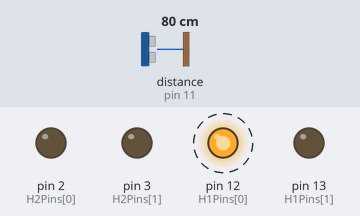
Bench run of a sketch on a simulated Arduino Uno, built with avr-gcc and run on an emulated ATmega328P. Parts: output pins drawn as LEDs (lit = HIGH). Wiring (inferred from the names in the program): ultrasonic range finder: trigger pin 10; echo pin 11. Dashed ring = blinking. Inputs (shaded band) come from the test bench; at power-on: distance to the obstacle (sensor on pin 11) 80 cm. The echo pulse lasts 58.3 µs per cm; pins used as bus, display or sensor lines are not drawn.

Above: at 1.5 s.
1.6 s: distance to the obstacle (sensor on pin 11) set to 2 cm
At 3.4 s:
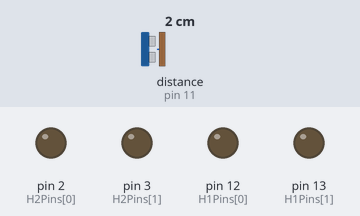
4.1 s: distance to the obstacle (sensor on pin 11) set to 59 cm
5.9 s: distance to the obstacle (sensor on pin 11) set to 66 cm
At 6.23 s:
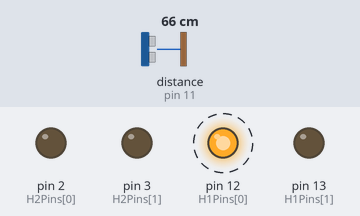
9.4 s: distance to the obstacle (sensor on pin 11) set to 4 cm
At 10.0 s:
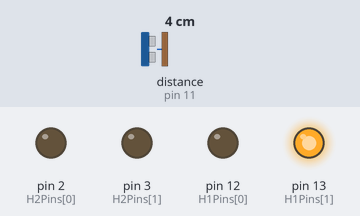
Timing chart, 0 to 12.4 s (numbered marks = the images above; inputs shaded):
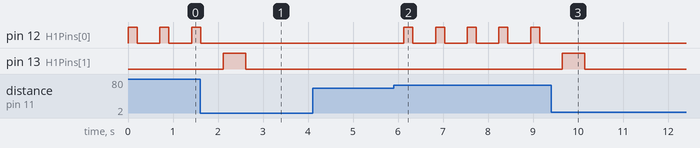

Measured:
- the behaviour switches between 61 and 62 cm on distance to the obstacle (sensor on pin 11) (found by bisection; images 1 and 2)
- after the input at 1.6 s, pin 12 (H1Pins[0]): goes on until 1.6 s, then stays LOW; pin 13 (H1Pins[1]): LOW → HIGH after 0.52 s, → LOW 0.50 s later
- after the input at 4.1 s, every drawn part: stays the same
- after the input at 5.9 s, pin 12 (H1Pins[0]): alternates HIGH for 0.20 s and LOW for 0.50 s, starting after 0.23 s
- after the input at 9.4 s, pin 12 (H1Pins[0]): stops changing and stays LOW; pin 13 (H1Pins[1]): LOW → HIGH after 0.25 s, → LOW 0.50 s later
- by itself, pin 12 (H1Pins[0]): alternates HIGH for 0.20 s and LOW for 0.51 s

The sketch:

Project.ino
```cpp
//H-brigdes 2 on rc car pins control output to them.
// H1-pins for forward and reverse.
// H2-pins for left and right turning.
//first pin put into array makes it the forward going pin

int H1Pins[] = {12,13};
int H2Pins[] = {2,3};

//for sonic sensor
#define trig 10
#define echo 11

//for control of H bridges motor can go forward, reverse
//or coast. I have prototypes for quick refrence.
//basicaly spins motors in opposite directions/ than stops motor is coasting
void forward(int HPins[]);
void reverse(int HPins[]);
void coasting(int HPins[]);


void setup() {
for(int i = 0; i <2; i++){
  pinMode(H1Pins[i], OUTPUT);
  pinMode(H2Pins[i], OUTPUT);
}
  pinMode(trig,OUTPUT);
  pinMode(echo, INPUT);
}
bool first = true;
void loop() {
if(DistanceToObject(trig,echo) >60)
{
  first = true;
  forward(H1Pins);
}
else
  {
   if(first)
   {
    first = false;
    reverse(H1Pins);
    delay(500);
   }

  coasting(H1Pins);
  }
  delay(200);
  coasting(H1Pins);
  delay(500);
}

void forward(int HPins[]){
  digitalWrite(HPins[0], HIGH);
  digitalWrite(HPins[1], LOW);
}
void reverse(int HPins[]){
  digitalWrite(HPins[0], LOW);
  digitalWrite(HPins[1], HIGH);
}

void coasting(int HPins[]){
  digitalWrite(HPins[0],LOW);
  digitalWrite(HPins[1],LOW);
}

int DistanceToObject(int trigPin, int echoPin){
  long duration;
  digitalWrite(trigPin, LOW);
  delayMicroseconds(2);
  digitalWrite(trigPin, HIGH);
  delayMicroseconds(10);
  digitalWrite(trigPin, LOW);
  duration = pulseIn(echoPin, HIGH);
  return (duration / 58.2);
}
```
